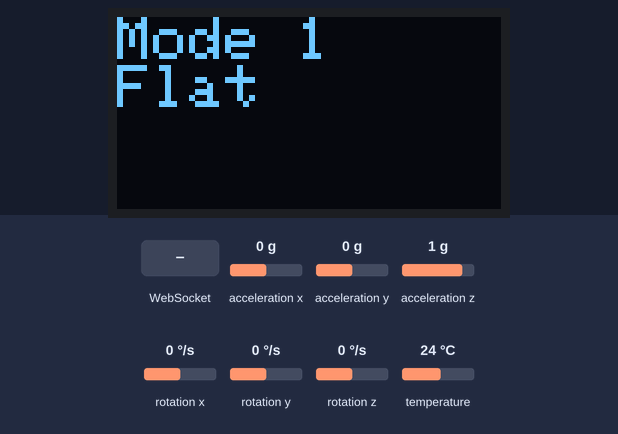
Simulated run of this sketch. Board: ESP8266 (NodeMCU). Shown: 128×64 one-colour display. The inputs (shaded band) are chosen by the test bench; at power-on: acceleration y 0 g, rotation z 0 °/s, acceleration x 0 g, acceleration z 1 g, rotation x 0 °/s, rotation y 0 °/s, temperature 24 °C. WiFi joins after 1.5 s; servers stay silent unless stated; what the sketch prints to the serial monitor is not drawn.

Above: at 3.2 s.
3.3 s: WebSocket text "2" received
At 3.8 s:
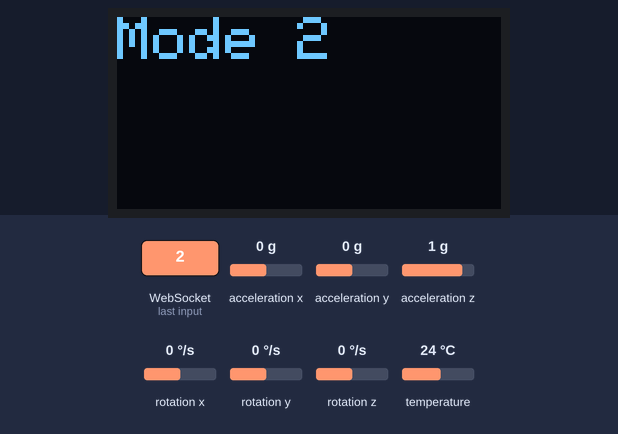
4.9 s: acceleration y set to -1.4 g
At 6.2 s:
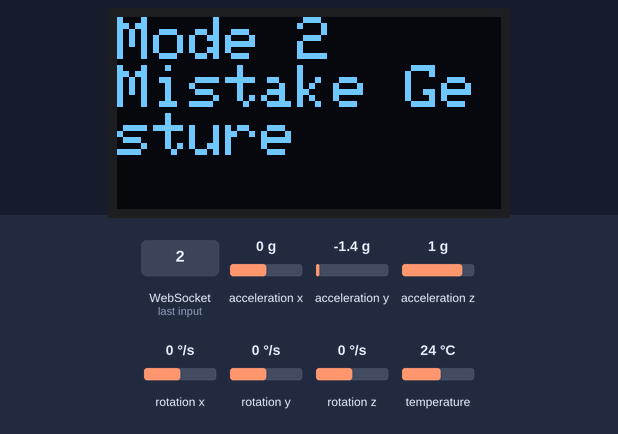
6.5 s: rotation z set to -4 °/s
8.0 s: rotation z set to -7 °/s
At 9.2 s:
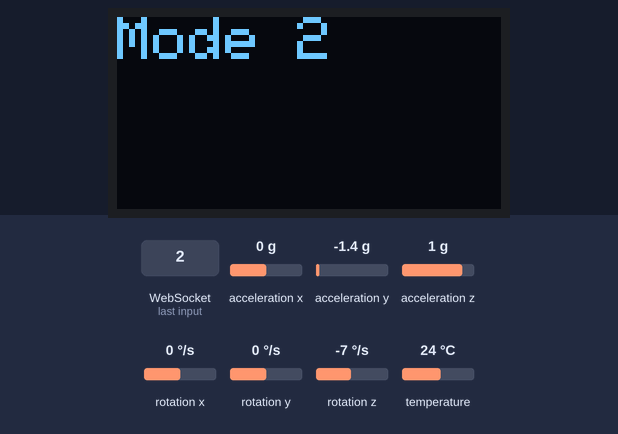
9.5 s: WebSocket text "1" received
At 10.8 s:
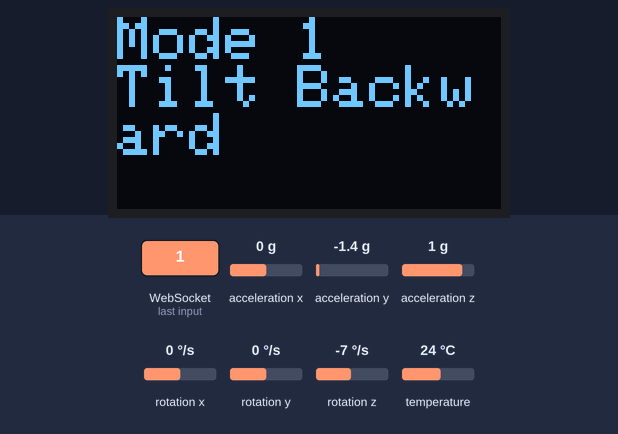
11.1 s: acceleration x set to -1.4 g
At 11.8 s:
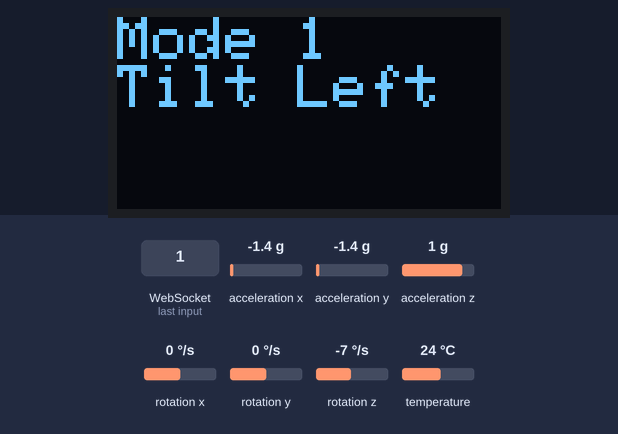
Timing chart, 0 to 13.7 s (numbered marks = the images above; inputs shaded):
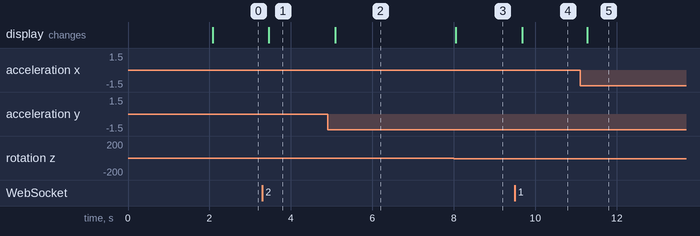

Measured:
- the behaviour switches between -5 and -6 °/s on rotation z (found by bisection; images 2 and 3)
- after the input at 3.3 s, the display: changes after 0.15 s (image 1)
- after the input at 4.9 s, the display: changes after 0.19 s (image 2)
- after the input at 6.5 s, every drawn part: stays the same
- after the input at 8.0 s, the display: changes at once (image 3)
- after the input at 9.5 s, the display: changes after 0.18 s (image 4)
- after the input at 11.1 s, the display: changes after 0.18 s (image 5)

The sketch:

MPU6050-OLED-ModeSelection-WebPageButtons.ino
```cpp
#include <ESP8266WiFi.h>  // Use <WiFi.h> for ESP32
#include <Adafruit_MPU6050.h>
#include <Adafruit_Sensor.h>
#include <Wire.h>
#include <ESPAsyncWebServer.h>
#include <ESPAsyncTCP.h>  // Use <AsyncTCP.h> for ESP32
#include <Adafruit_GFX.h>
#include <Adafruit_SSD1306.h>

#define SCREEN_WIDTH 128
#define SCREEN_HEIGHT 64
#define OLED_RST_PIN D3
#define SCREEN_I2C_ADDR 0x3C

const char* ssid = "Hirusha";         // Replace with your WiFi SSID
const char* password = "home3815";    // Replace with your WiFi password

Adafruit_MPU6050 mpu;
Adafruit_SSD1306 display(SCREEN_WIDTH, SCREEN_HEIGHT, &Wire, OLED_RST_PIN);

AsyncWebServer server(80);
AsyncWebSocket ws("/ws");

int currentMode = 1;  // Default mode (1: Tilt, 2: Gestures)

void notifyClients(String message);
void handleWebSocketMessage(void *arg, uint8_t *data, size_t len);
void onEvent(AsyncWebSocket *server, AsyncWebSocketClient *client, AwsEventType type, void *arg, uint8_t *data, size_t len);

// Gesture detection functions
bool detectMistakeGesture(float accelY, float gyroZ) {
  return (accelY < -5 && abs(gyroZ) < 0.1);
}

bool detectNameGesture(float accelX, float accelY, float gyroZ) {
  return (abs(accelX) > 4 && abs(accelY) > 4 && abs(gyroZ) < 0.1);
}

bool detectPleaseGesture(float gyroZ) {
  return (abs(gyroZ) > 1.5);
}

void setup() {
  Serial.begin(115200);
  Wire.begin();

  // OLED setup
  if (!display.begin(SSD1306_SWITCHCAPVCC, SCREEN_I2C_ADDR)) {
    Serial.println(F("SSD1306 allocation failed"));
    for (;;);
  }
  display.clearDisplay();
  display.display();

  // MPU6050 setup
  if (!mpu.begin()) {
    Serial.println("Failed to find MPU6050 chip");
    while (1);
  }
  Serial.println("MPU6050 Found!");

  // Connect to WiFi
  WiFi.begin(ssid, password);
  while (WiFi.status() != WL_CONNECTED) {
    delay(1000);
    Serial.println("Connecting to WiFi...");
  }
  Serial.println("Connected to WiFi");
  Serial.println(WiFi.localIP());

  // WebSocket setup
  ws.onEvent(onEvent);
  server.addHandler(&ws);

  // Webpage handler
  server.on("/", HTTP_GET, [](AsyncWebServerRequest *request) {
    request->send(200, "text/html", webpage());
  });

  // Start server
  server.begin();
}

void loop() {
  String dataToSend = "";

  if (currentMode == 1) {
    // Mode 1: Tilt Directions
    sensors_event_t a, g, temp;
    mpu.getEvent(&a, &g, &temp);

    display.clearDisplay();
    display.setCursor(0, 0);
    display.setTextSize(2);
    display.setTextColor(SSD1306_WHITE);
    display.println("Mode 1");

    if (a.acceleration.x > 5) {
      dataToSend = "Tilt Right";
      display.println("Tilt Right");
    } else if (a.acceleration.x < -5) {
      dataToSend = "Tilt Left";
      display.println("Tilt Left");
    } else if (a.acceleration.y > 5) {
      dataToSend = "Tilt Forward";
      display.println("Tilt Forward");
    } else if (a.acceleration.y < -5) {
      dataToSend = "Tilt Backward";
      display.println("Tilt Backward");
    } else if (a.acceleration.z > 9) {
      dataToSend = "Flat";
      display.println("Flat");
    } else if (a.acceleration.z < -9) {
      dataToSend = "Upside Down";
      display.println("Upside Down");
    } else {
      dataToSend = "Neutral";
      display.println("Neutral");
    }
    display.display();

    if (dataToSend != "") {
      notifyClients(dataToSend);
    }

  } else if (currentMode == 2) {
    // Mode 2: One Sign Gestures
    display.clearDisplay();
    display.setCursor(0, 0);
    display.setTextSize(2);
    display.setTextColor(SSD1306_WHITE);
    display.println("Mode 2");

    sensors_event_t a, g, temp;
    mpu.getEvent(&a, &g, &temp);

    float accelX = a.acceleration.x;
    float accelY = a.acceleration.y;
    float gyroZ = g.gyro.z;

    if (detectMistakeGesture(accelY, gyroZ)) {
      display.println("Mistake Gesture");
      dataToSend = "Mistake";
    } else if (detectNameGesture(accelX, accelY, g.gyro.x)) {
      display.println("Name Gesture");
      dataToSend = "Name";
    } else if (detectPleaseGesture(gyroZ)) {
      display.println("Please Gesture");
      dataToSend = "Please";
    }

    display.display();
    if (dataToSend != "") {
      notifyClients(dataToSend);
    }

    delay(100);
  }

  delay(200);
}

String webpage() {
  return R"rawliteral(
    <!DOCTYPE html>
    <html lang="en">
    <head>
      <meta charset="UTF-8">
      <meta name="viewport" content="width=device-width, initial-scale=1.0">
      <title>ESP Mode Selection</title>
      <link href="https://cdn.jsdelivr.net/npm/bootstrap@5.3.0/dist/css/bootstrap.min.css" rel="stylesheet">
      <style>
        body {
          font-family: 'Courier Prime', monospace;
          text-align: center;
          padding: 50px;
          background-color: #f8f9fa;
        }
      </style>
    </head>
    <body>
      <h1>ESP8266 Mode Selection</h1>
      <p>Select Mode:</p>
      <button class="btn btn-primary" onclick="selectMode(1)">Tilt Directions</button>
      <button class="btn btn-secondary" onclick="selectMode(2)">Sign Gestures</button>

      <div id="current-mode"></div>

      <script>
        const ws = new WebSocket('ws://' + window.location.hostname + '/ws');

        ws.onmessage = (event) => {
          document.getElementById('current-mode').innerHTML = event.data;
        };

        function selectMode(mode) {
          ws.send(mode.toString());
        }
      </script>
    </body>
    </html>
  )rawliteral";
}

void notifyClients(String message) {
  ws.textAll(message);
}

void handleWebSocketMessage(void *arg, uint8_t *data, size_t len) {
  AwsFrameInfo *info = (AwsFrameInfo *)arg;
  if (info->final && info->index == 0 && info->len == len && info->opcode == WS_TEXT) {
    data[len] = 0;
    String message = (char*)data;
    currentMode = message.toInt();  // Update mode based on web selection
    Serial.println("Mode changed to: " + String(currentMode));
  }
}

void onEvent(AsyncWebSocket *server, AsyncWebSocketClient *client, AwsEventType type, void *arg, uint8_t *data, size_t len) {
  if (type == WS_EVT_CONNECT) {
    Serial.println("WebSocket client connected");
  } else if (type == WS_EVT_DISCONNECT) {
    Serial.println("WebSocket client disconnected");
  } else if (type == WS_EVT_DATA) {
    handleWebSocketMessage(arg, data, len);
  }
}
```
